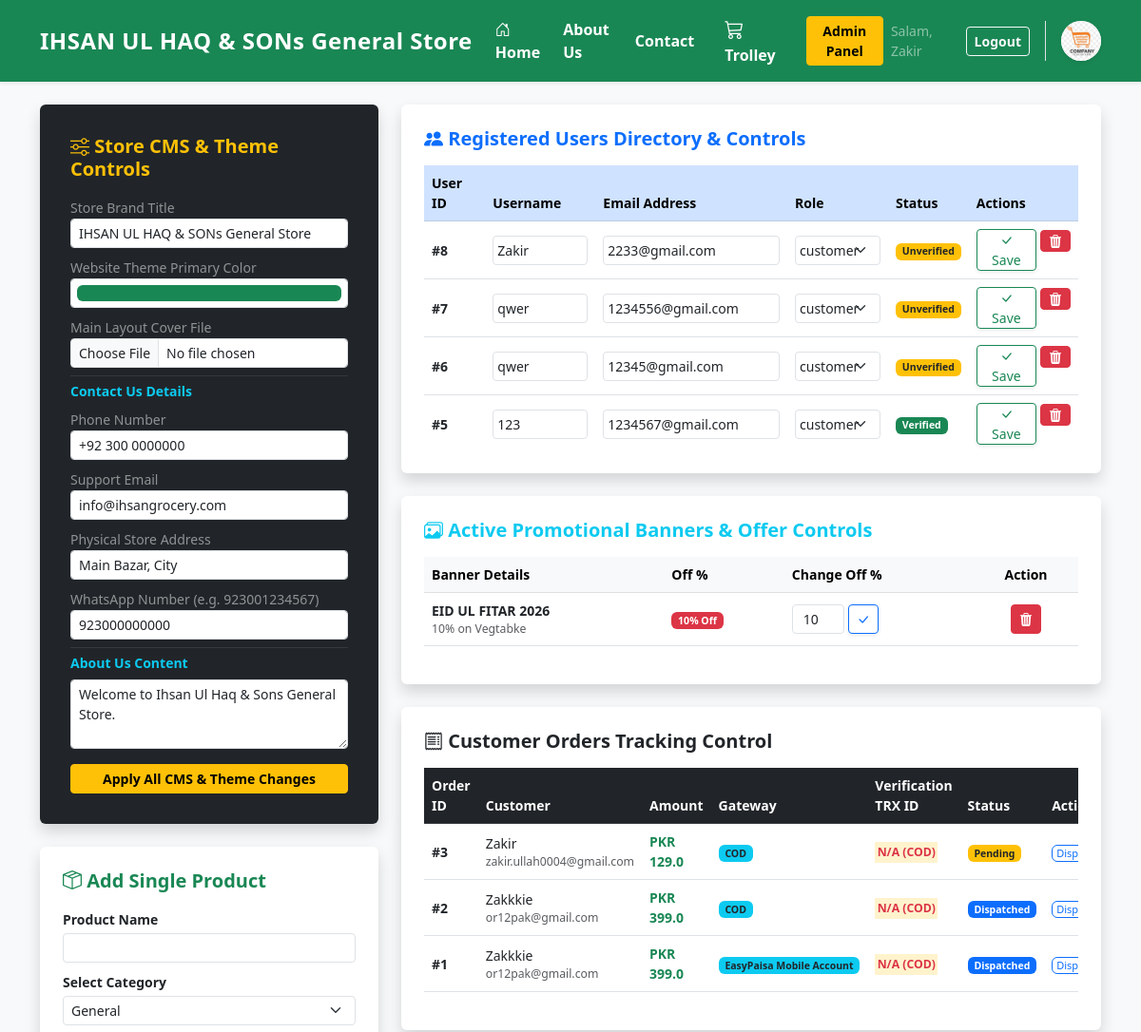
The app's page /admin/dashboard (signed in, upper part), older data.
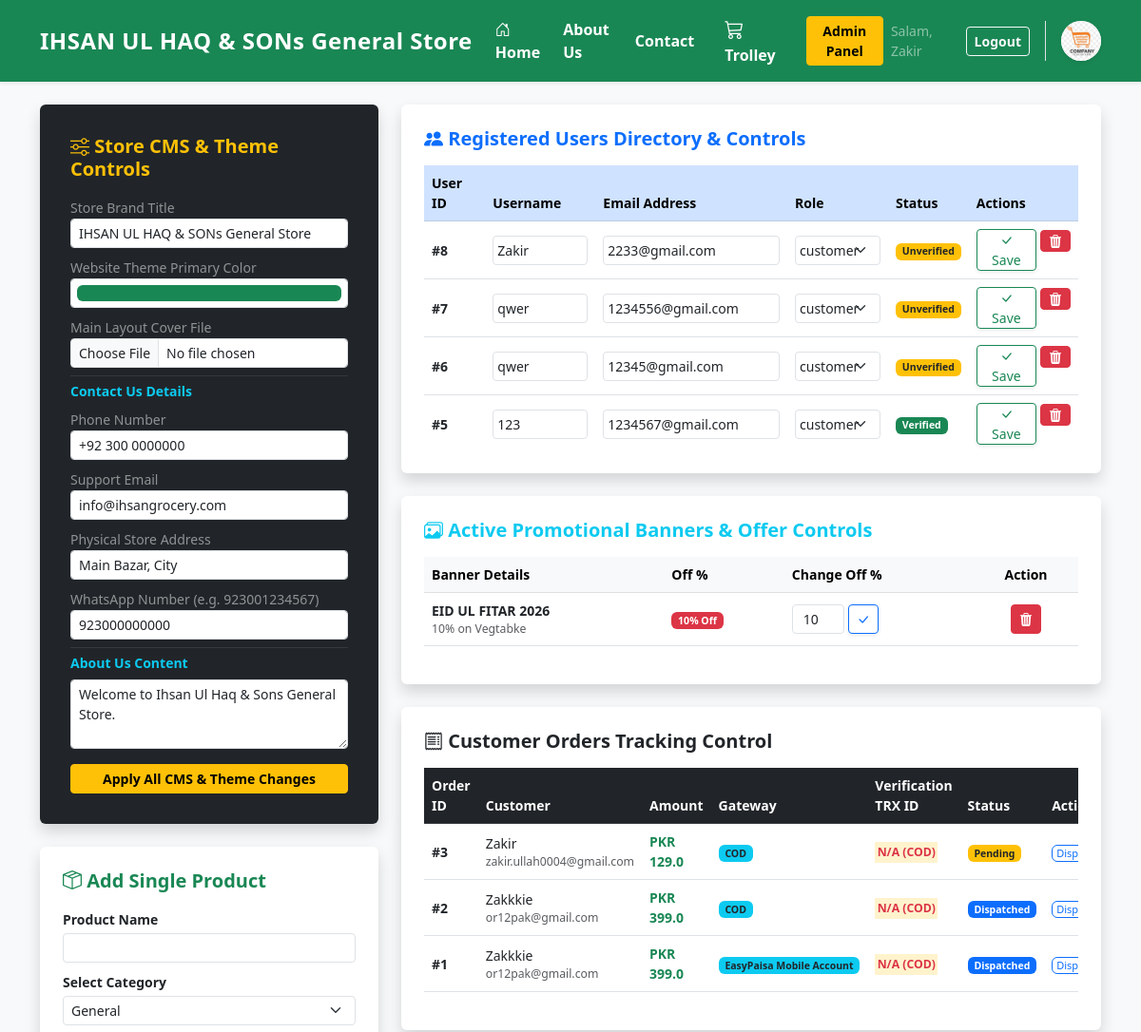
The same page, newer data.
### tables this page shows
CREATE TABLE site_settings (key TEXT PRIMARY KEY, value TEXT);

### routes/admin.py (the view, shortened to what this page needs)
@admin_bp.route('/dashboard', methods=['GET', 'POST'])
def dashboard():
    if not is_admin():
        flash('Aap is page ko access nahi kar sakte.', 'error')
        return redirect(url_for('auth.login'))
    conn = get_db_connection()
    cursor = conn.cursor()
    cursor.execute("SELECT * FROM products ORDER BY id DESC")
    products = cursor.fetchall()
    cursor.execute("SELECT DISTINCT category FROM products WHERE category IS NOT NULL")
    categories = [r['category'] for r in cursor.fetchall()]
    cursor.execute("SELECT * FROM banners ORDER BY id DESC")
    banners = cursor.fetchall()
    cursor.execute('''
        SELECT orders.id, users.username, users.email, orders.total_price, orders.payment_method, orders.transaction_id, orders.status
        FROM orders
        JOIN users ON orders.user_id = users.id
        ORDER BY orders.id DESC
    ''')
    orders = cursor.fetchall()
    cursor.execute("SELECT COUNT(*) as count FROM orders WHERE status = 'Pending'")
    total_orders = cursor.fetchone()['count']
    cursor.execute("SELECT id, username, email, role, is_verified FROM users ORDER BY id DESC")
    users = cursor.fetchall()
    conn.close()
    return render_template('admin_dashboard.html', products=products, categories=categories, banners=banners, orders=orders, total_orders=total_orders, users=users)

### database/db_handler.py (called while the page is built)
def get_db_connection():
    conn = sqlite3.connect(DATABASE_NAME)
    conn.row_factory = sqlite3.Row
    return conn

### routes/admin.py (called while the page is built)
def is_admin():
    return session.get('role') == 'admin'

### templates/admin_dashboard.html (shortened to what the changed rows need)
{% extends "base.html" %}
{% block content %}
<div class="row">
    <div class="col-md-4 mb-4">
        <div class="card bg-dark text-white shadow border-0 p-3 mb-4">
            <div class="card-body">
                <form action="{{ url_for('admin.update_settings') }}" method="POST" enctype="multipart/form-data">
                    <div class="mb-2">
                        <label class="form-label small text-white-50 mb-0">Website Theme Primary Color</label>
                        <input type="color" name="primary_color" class="form-control form-control-color form-control-sm w-100" value="{{ primary_color }}">
                    </div>
                    <div class="mb-2">
                        <label class="form-label small text-white-50 mb-0">Phone Number</label>
                        <input type="text" name="contact_phone" class="form-control form-control-sm" value="{{ contact_phone }}">
                    </div>
                    <div class="mb-2">
                        <label class="form-label small text-white-50 mb-0">Support Email</label>
                        <input type="email" name="contact_email" class="form-control form-control-sm" value="{{ contact_email }}">
                    </div>
                    <div class="mb-2">
                        <label class="form-label small text-white-50 mb-0">Physical Store Address</label>
                        <input type="text" name="contact_address" class="form-control form-control-sm" value="{{ contact_address }}">
                    </div>
                    <div class="mb-2">
                        <label class="form-label small text-white-50 mb-0">WhatsApp Number (e.g. 923001234567)</label>
                        <input type="text" name="whatsapp_no" class="form-control form-control-sm" value="{{ whatsapp_no }}">
                    </div>
                    <div class="mb-3">
                        <textarea name="about_text" class="form-control form-control-sm" rows="3">{{ about_text }}</textarea>
                    </div>
                </form>
            </div>
        </div>
    </div>
    <div class="col-md-8">
        <div class="card shadow border-0 p-4 mb-4 border-primary">
            <div class="table-responsive" style="max-height: 300px; overflow-y: auto;">
                <table class="table table-hover align-middle small">
                    <thead class="table-primary">
                        <tr>
                            <th>User ID</th>
                            <th>Username</th>
                            <th>Email Address</th>
                            <th>Role</th>
                            <th>Status</th>
                            <th>Actions</th>
                        </tr>
                    </thead>
                </table>
            </div>
        </div>
        <div class="card shadow border-0 p-4 mb-4">
            <div class="table-responsive" style="max-height: 250px; overflow-y: auto;">
                <table class="table table-hover align-middle small">
                    <thead class="table-light">
                        <tr>
                            <th>Banner Details</th>
                            <th>Off %</th>
                            <th>Change Off %</th>
                            <th style="text-align: center;">Action</th>
                        </tr>
                    </thead>
                </table>
            </div>
        </div>
        <div class="card shadow border-0 p-4 mb-4">
            <div class="table-responsive">
                <table class="table table-hover align-middle small">
                    <thead class="table-dark">
                        <tr>
                            <th>Order ID</th>
                            <th>Customer</th>
                            <th>Amount</th>
                            <th>Gateway</th>
                            <th>Verification TRX ID</th>
                            <th>Status</th>
                            <th>Actions</th>
                        </tr>
                    </thead>
                </table>
            </div>
        </div>
    </div>
</div>
{% endblock %}

Row changes from the older to the newer data that the page shows:
added site_settings: primary_color "#198754"
added site_settings: contact_phone "+92 300 0000000"
added site_settings: contact_email "info@ihsangrocery.com"
added site_settings: contact_address "Main Bazar, City"
added site_settings: whatsapp_no "923000000000"
added site_settings: about_text "Welcome to Ihsan Ul Haq & Sons General Store."
Text that changed along with them:
form field primary_color: "#198754" → (not shown)
form field contact_phone: "+92 300 0000000" → (not shown)
form field contact_email: "info@ihsangrocery.com" → (not shown)
form field contact_address: "Main Bazar, City" → (not shown)
form field whatsapp_no: "923000000000" → (not shown)
form field about_text: "Welcome to Ihsan Ul Haq & Sons General Store." → (not shown)
